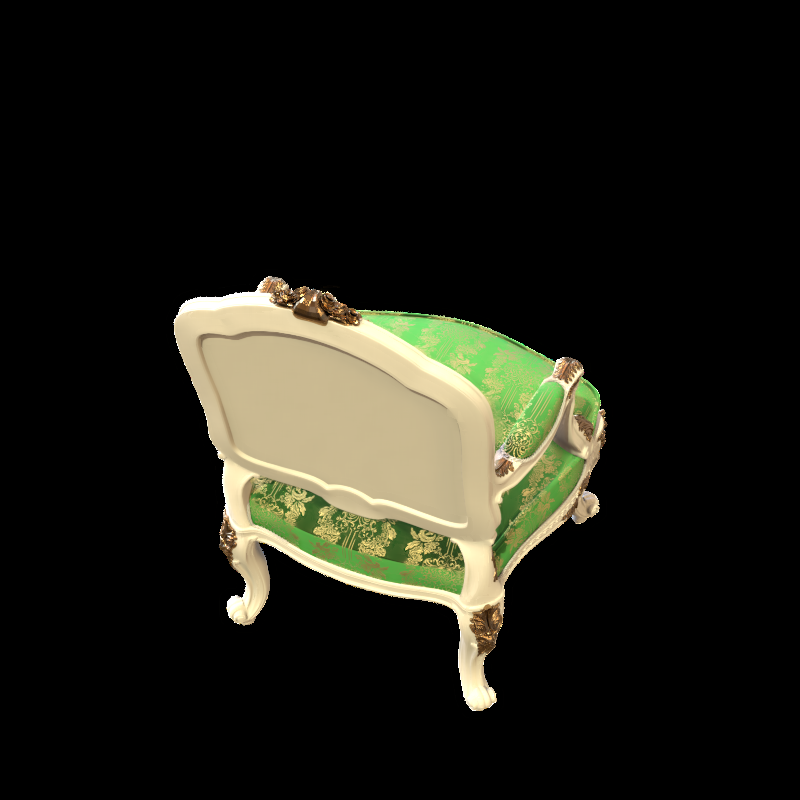
#> input picture Assignments/04_3DGS/data/chair/images/r_0.png, 800 x 800 px; its folder holds only this picture in this run
$ python image_downsampling.py
#> lines starting #> are read from the running program, lines starting #| are printed output that depends on the picture
"""
读入一个文件夹下的所有图片，并进行下采样，设置下采样比例，保存到另一个文件夹
"""

import os
import cv2
import numpy as np


def downsample_images(input_dir, output_dir, downsample_factor):
    # 创建输出目录
#> called with input_dir = 'data/chair/images', output_dir = 'data/chair_downsampled/images', downsample_factor = 8
    os.makedirs(output_dir, exist_ok=True)

    # 遍历输入目录下的所有图片
    for filename in os.listdir(input_dir):
        if filename.endswith(('.jpg', '.jpeg', '.png')):
            # 读取图片，保持透明通道
            image = cv2.imread(os.path.join(input_dir, filename), cv2.IMREAD_UNCHANGED)
#> image is the input picture: shape (800, 800, 4); mean B, G, R, A 21.8, 30.3, 30.6, 41.5

            # 如果是PNG图片且有透明通道
            if image.shape[-1] == 4:  # 检查是否有alpha通道
                # 分离颜色通道和透明通道
                bgr = image[:, :, :3]
                alpha = image[:, :, 3]
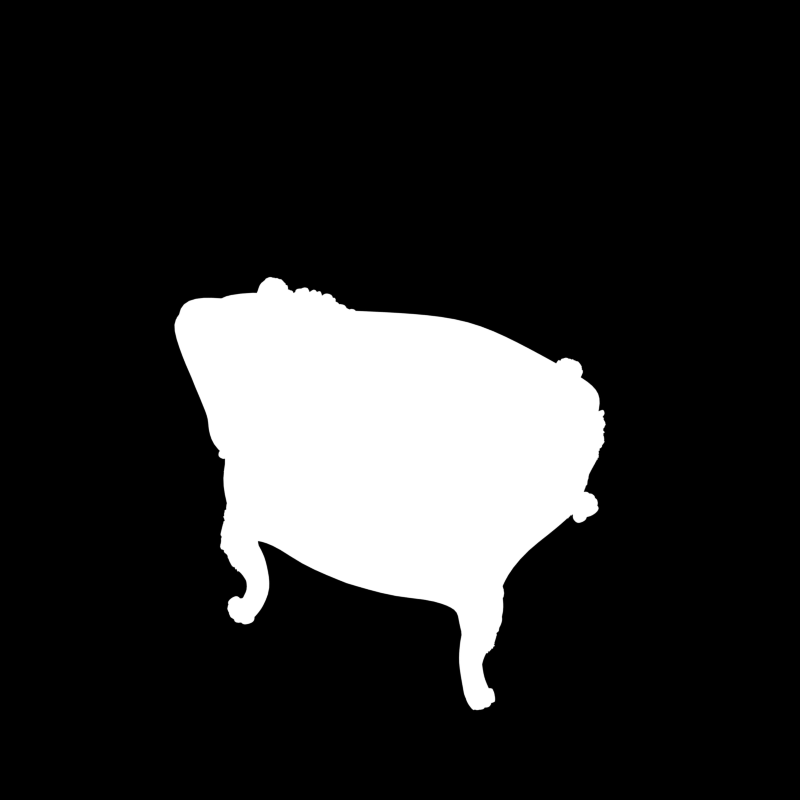
#> alpha: shape (800, 800); min 0, max 255, mean 41.5

                # 对颜色通道进行下采样
                bgr_downsampled = cv2.resize(bgr, (0, 0),
                                           fx=1/downsample_factor,
                                           fy=1/downsample_factor)
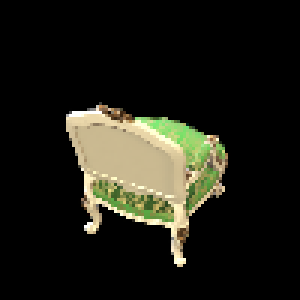
#> bgr_downsampled: shape (100, 100, 3) (shown 3 times larger); mean B, G, R 21.8, 30.3, 30.7

                # 对透明通道进行下采样
                alpha_downsampled = cv2.resize(alpha, (0, 0),
                                             fx=1/downsample_factor,
                                             fy=1/downsample_factor)

                # 合并通道
                downsampled_image = np.dstack((bgr_downsampled, alpha_downsampled))
            else:
                # 对于没有透明通道的图片，直接下采样
                downsampled_image = cv2.resize(image, (0, 0),
                                             fx=1/downsample_factor,
                                             fy=1/downsample_factor)

            # 保存下采样后的图片
            cv2.imwrite(os.path.join(output_dir, filename), downsampled_image)

if __name__ == "__main__":
    input_dir = "data/chair/images"
    output_dir = "data/chair_downsampled/images"
    downsample_factor = 8
    downsample_images(input_dir, output_dir, downsample_factor)

$ run again, on Assignments/04_3DGS/data/chair/images/r_14.png
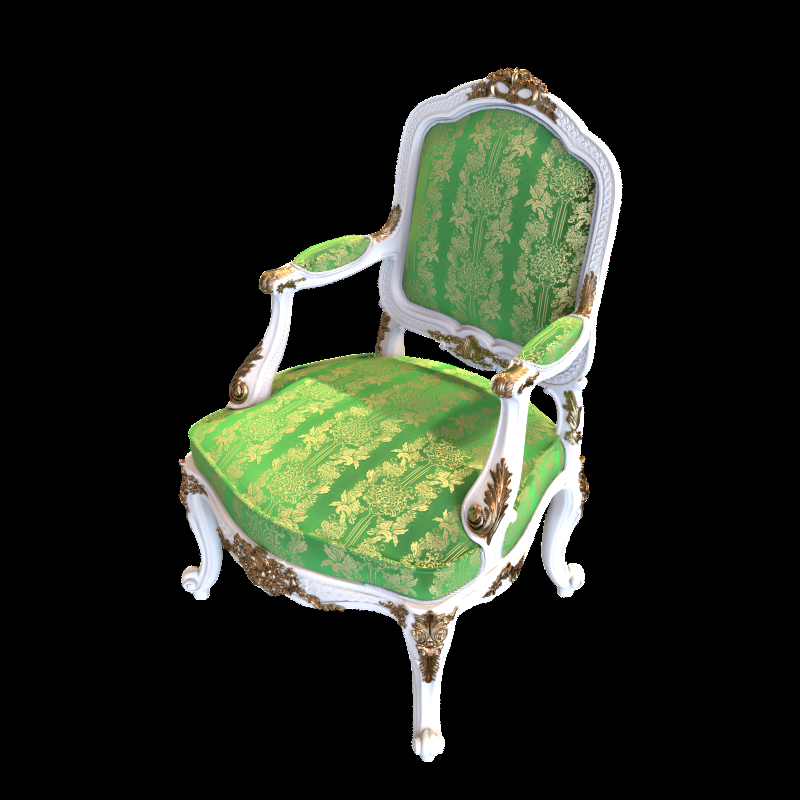
#> input picture Assignments/04_3DGS/data/chair/images/r_14.png, 800 x 800 px
#> in downsample_images, image is the input picture: shape (800, 800, 4); mean B, G, R, A 32.3, 43.6, 38.1, 62
#> in downsample_images, `alpha = image[:, :, 3]`:
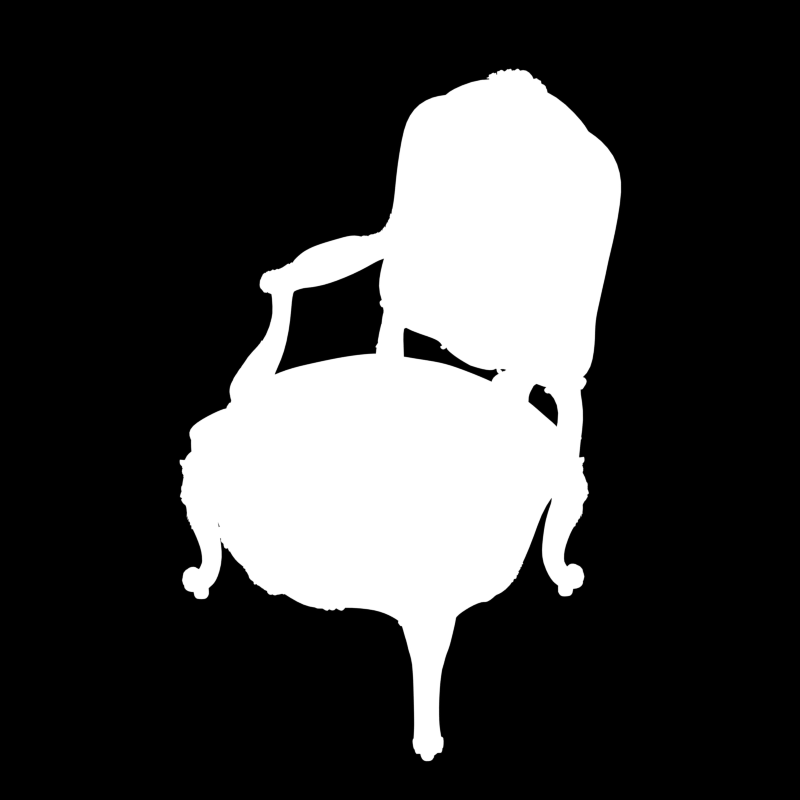
#> alpha: shape (800, 800); min 0, max 255, mean 62
#> in downsample_images, `bgr_downsampled = cv2.resize(bgr, (0, 0), fx=1/downsample_factor, fy=1..`:
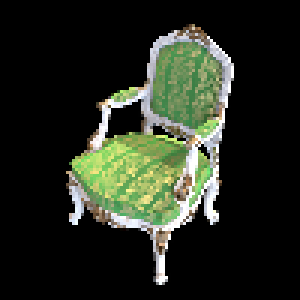
#> bgr_downsampled: shape (100, 100, 3) (shown 3 times larger); mean B, G, R 32.3, 43.6, 38.1
